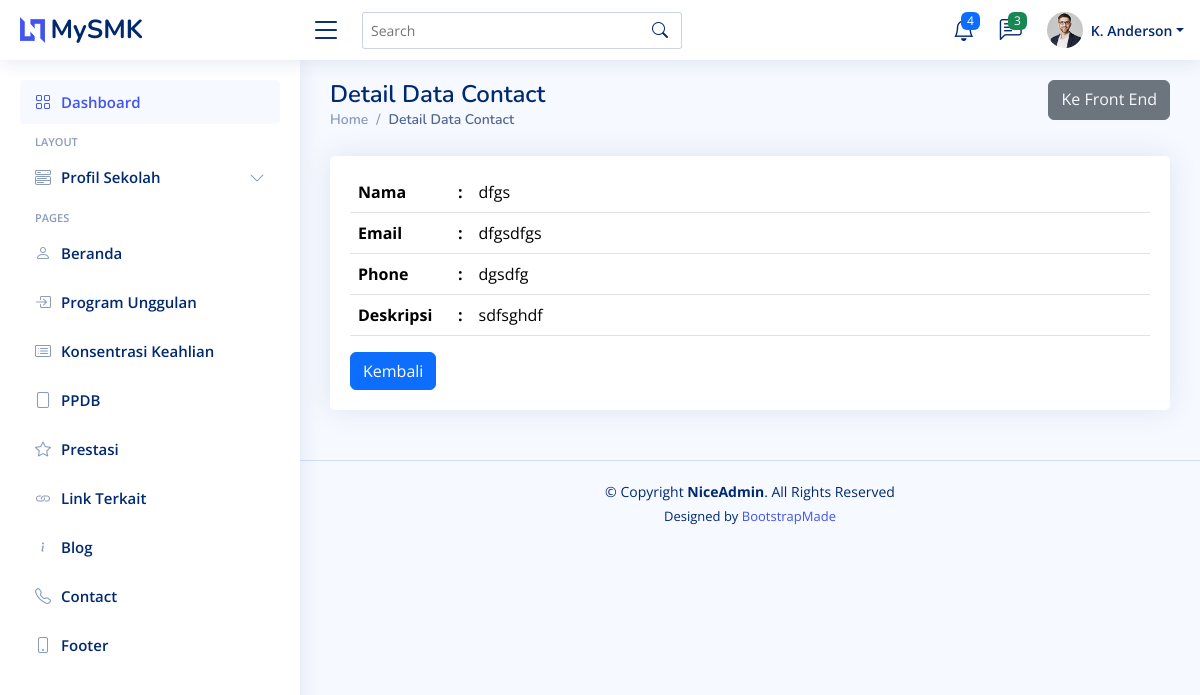
/backend/pages/contact/detail.php?id=1, run on the app's committed database.
### tables this page shows
CREATE TABLE `tb_contact` (
  `id` int(11) NOT NULL,
  `nama` varchar(200) NOT NULL,
  `email` varchar(200) NOT NULL,
  `phone` varchar(200) NOT NULL,
  `deskripsi` text NOT NULL
);

### backend/actions/contact/show.php (called while the page is built, shortened)
<?php
$id = $_GET['id'];
$query = "SELECT * FROM `tb_contact` WHERE id=$id";
$result = $connect->query($query);
$contact = $result->fetch_object();

### backend/pages/contact/detail.php (the view, shortened to what this page needs)
<?php include "../../components/head.php" ?>
<body>
  <?php include "../../components/header.php" ?>
  <?php include "../../components/sidebar.php" ?>
  <?php include "../../components/breadcrumb.php" ?>
  <div class="row">
    <div class="col-12">
      <div class="card">
        <div class="card-body mt-3">
          <table class="table">
            <tbody>
            <?php include "../../actions/contact/show.php" ?>
            <tr>
              <th style="width: 100px;">Nama</th>
              <th style="width: 10px;">:</th>
              <td><?= $contact->nama ?></td>
            </tr>
              <tr>
                <th>Email</th>
                <th>:</th>
                <td><?= $contact->email ?></td>
              </tr>
              <tr>
                <th>Phone</th>
                <th>:</th>
                <td><?= $contact->phone ?></td>
              </tr>
              <tr>
                <th>Deskripsi</th>
                <th>:</th>
                <td><?= $contact->deskripsi ?></td>
              </tr>
            </tbody>
          </table>
          <a href="../contact" class="btn btn-primary">Kembali</a>
        </div>
      </div>
    </div>
  </div>
  <?php include "../../components/footer.php" ?>
</body>
<?php include "../../components/end.php" ?>

### backend/templates/assets/css/style.css (style rules this page uses)
:root { scroll-behavior: smooth; }
body { font-family: "Open Sans", sans-serif; background: #f6f9ff; color: #444444; }
a { color: #4154f1; text-decoration: none; }
.card { margin-bottom: 30px; border: none; border-radius: 5px; box-shadow: 0px 0 30px rgba(1, 41, 112, 0.1); }
.card-body { padding: 0 20px 20px 20px; }

### data on the page
tb_contact: nama "dfgs", email "dfgsdfgs", phone "dgsdfg", deskripsi "sdfsghdf"

### other printed values
$title "Detail Data Contact"
